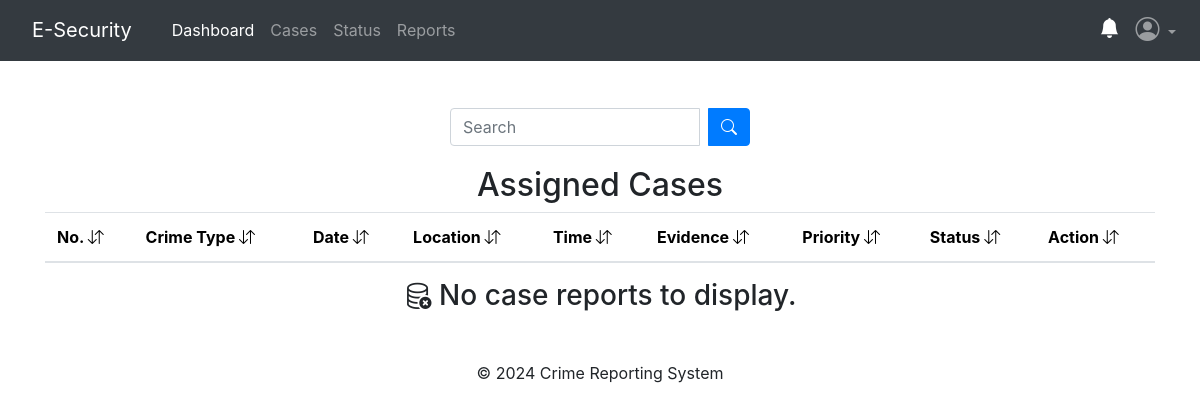
/officer/status (signed in), run on an earlier commit of the app's database.
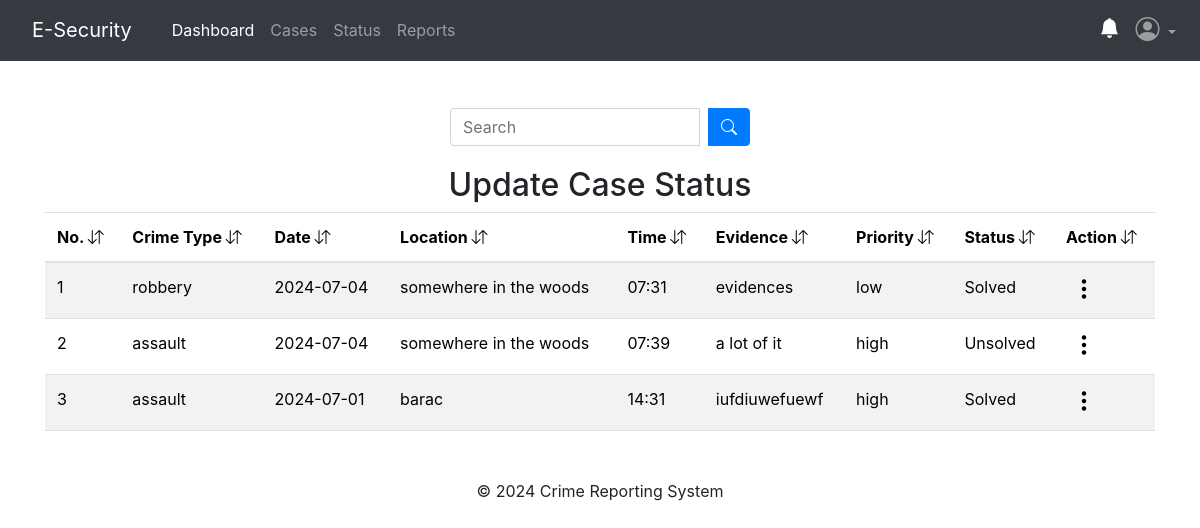
And on a later commit of the database.
### app/officers/models.py (models this page shows, shortened)
class CaseReport(db.Model, UserMixin):
    report_id = db.Column(db.Integer, primary_key=True)
    crime_type = db.Column(db.String(120), nullable=False)
    location = db.Column(db.String(40), nullable=False)
    date = db.Column(db.String(10), nullable=False)
    time = db.Column(db.String(10), nullable=False)
    description = db.Column(db.Text, nullable=False)
    evidence = db.Column(db.Text, nullable=False)
    urgency = db.Column(db.String(10), nullable=False)
    deadline = db.Column(db.String(20), nullable=True)
    status = db.Column(db.String(50), nullable=True)
    reports = db.Column(db.Text, nullable=True)
    created_at = db.Column(db.DateTime(timezone=True), default=datetime.utcnow)
    assigned_officer_id = db.Column(db.Integer, db.ForeignKey('officers.officer_id'))
    assigned_officer = db.relationship('Officers', back_populates='assignments')

### app/officers/routes.py (the view)
@officers.route('/officer/status')
@officer_required
def caseStatus():
    officer_id = session['officer_id']
    search_case_status = request.args.get('search_case_status', '')
    try:
        if search_case_status:
            case_status = CaseReport.query.filter(
                CaseReport.assigned_officer_id == officer_id
            ).filter(
                or_(
                CaseReport.location.ilike(f'%{search_case_status}%') |
                CaseReport.status.ilike(f'%{search_case_status}%') |
                CaseReport.date.ilike(f'%{search_case_status}%') |
                CaseReport.time.ilike(f'%{search_case_status}%') |
                CaseReport.crime_type.ilike(f'%{search_case_status}%') |
                CaseReport.created_at.ilike(f'%{search_case_status}%') |
                CaseReport.urgency.ilike(f'%{search_case_status}%')
                )
            ).all()
        else:
            case_status = CaseReport.query.filter_by(assigned_officer_id=officer_id).all()
    except:
        current_app.logger.error("Database error:")
        flash("No report with the keyword.", "warning")
        return redirect(url_for('admins.caseStatus'))
    return render_template('/officer/case-status.html', case_status=case_status)

### app/officers/routes.py (called while the page is built)
def officer_required(f):
    @wraps(f)
    def decorated_function(*args, **kwargs):
        if not session.get('officer_id'):
            flash('You need to be logged in as an officer to access the page.', 'danger')
            return redirect(url_for('officers.officerLogin'))
        return f(*args, **kwargs)
    return decorated_function

### app/templates/officer/case-status.html (shortened to what this page needs)
{% extends 'officer/master.html' %}
{% block content %}
<div class="container">
    <br>
    <form method="GET, POST" action="" class="search-form">
        <div class="input-group search-input">
            <input type="text" name="search_case_status" class="form-control" placeholder="Search">
            <div class="input-group-append ms-2">
                <button type="submit" class="btn btn-primary">
                    <i class="bi bi-search"></i>
                </button>
            </div>
        </div>
    </form>
{% if case_status %}
  <table class="table table-striped table-hover">
    <h2 style="text-align: center;">Update Case Status</h2>
    <thead>
        <tr>
            <th scope="col">No. <i class="bi bi-arrow-down-up"></i></th>
            <th scope="col">Crime Type <i class="bi bi-arrow-down-up"></i></th>
            <th scope="col">Date <i class="bi bi-arrow-down-up"></i></th>
            <th scope="col">Location <i class="bi bi-arrow-down-up"></i></th>
            <th scope="col">Time <i class="bi bi-arrow-down-up"></i></th>
            <th scope="col">Evidence <i class="bi bi-arrow-down-up"></i></th>
            <th scope="col">Priority <i class="bi bi-arrow-down-up"></i></th>
            <th scope="col">Status <i class="bi bi-arrow-down-up"></i></th>
            <th scope="col">Action <i class="bi bi-arrow-down-up"></i></th>
        </tr>
    </thead>
    <tbody>
        {% for cases in case_status %}
            <tr style="cursor: pointer;">
                <td>{{ loop.index }}</td>
                <td>{{ cases.crime_type }}</td>
                <td>{{ cases.date }}</td>
                <td>{{ cases.location }}</td>
                <td>{{ cases.time }}</td>
                <td>{{ cases.evidence }}</td>
                <td>{{ cases.urgency }}</td>
                <td>{{ cases.status }}</td>
                <td>
                  <div class="dropdown">
                    <button class="three-dots-btn" type="button" id="dropdownMenuButton{{ cases.report_id }}" data-bs-toggle="dropdown" aria-expanded="false">
                        <i class="bi bi-three-dots-vertical h4"></i>
                    </button>
                </div>
                </td>
            </tr>
        {% endfor %}
    </tbody>
  </table>
{% else %}
<table class="table table-striped table-hover">
    <h2 style="text-align: center;">Assigned Cases</h2>
    <thead>
        <tr>
          <th scope="col">No. <i class="bi bi-arrow-down-up"></i></th>
          <th scope="col">Crime Type <i class="bi bi-arrow-down-up"></i></th>
          <th scope="col">Date <i class="bi bi-arrow-down-up"></i></th>
          <th scope="col">Location <i class="bi bi-arrow-down-up"></i></th>
          <th scope="col">Time <i class="bi bi-arrow-down-up"></i></th>
          <th scope="col">Evidence <i class="bi bi-arrow-down-up"></i></th>
          <th scope="col">Priority <i class="bi bi-arrow-down-up"></i></th>
          <th scope="col">Status <i class="bi bi-arrow-down-up"></i></th>
          <th scope="col">Action <i class="bi bi-arrow-down-up"></i></th>
        </tr>
    </thead>
</table>
<h3 style="text-align: center;"><i class="bi bi-database-x"></i> No case reports to display.</h3>
{% endif %}
{% endblock content %}

What changed in the data, as far as the page shows it:
now on this page (row edited): CaseReport: crime_type "robbery", date "2024-07-04", location "somewhere in the woods", time "07:31", evidence "evidences", urgency "low", status "Solved"
now on this page (row edited): CaseReport: crime_type "assault", date "2024-07-04", location "somewhere in the woods", time "07:39", evidence "a lot of it", urgency "high", status "Unsolved"
added CaseReport: crime_type "assault", date "2024-07-01", location "barac", time "14:31", evidence "iufdiuwefuewf", urgency "high", status "Solved"
Also different on the page:
text no longer shown: "Assigned Cases No case reports to display."
text now shown: "Update Case Status"
